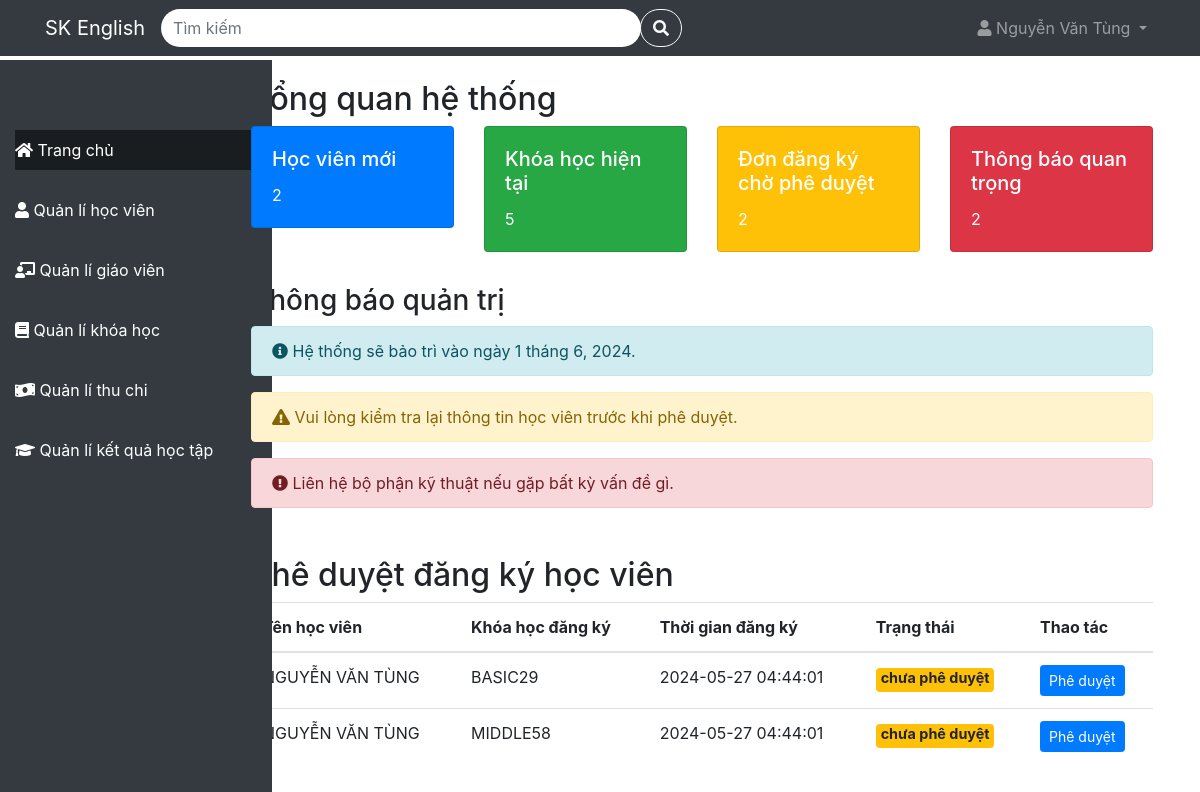
Page /QuanLiTrungTamTA/home on the earlier database version.
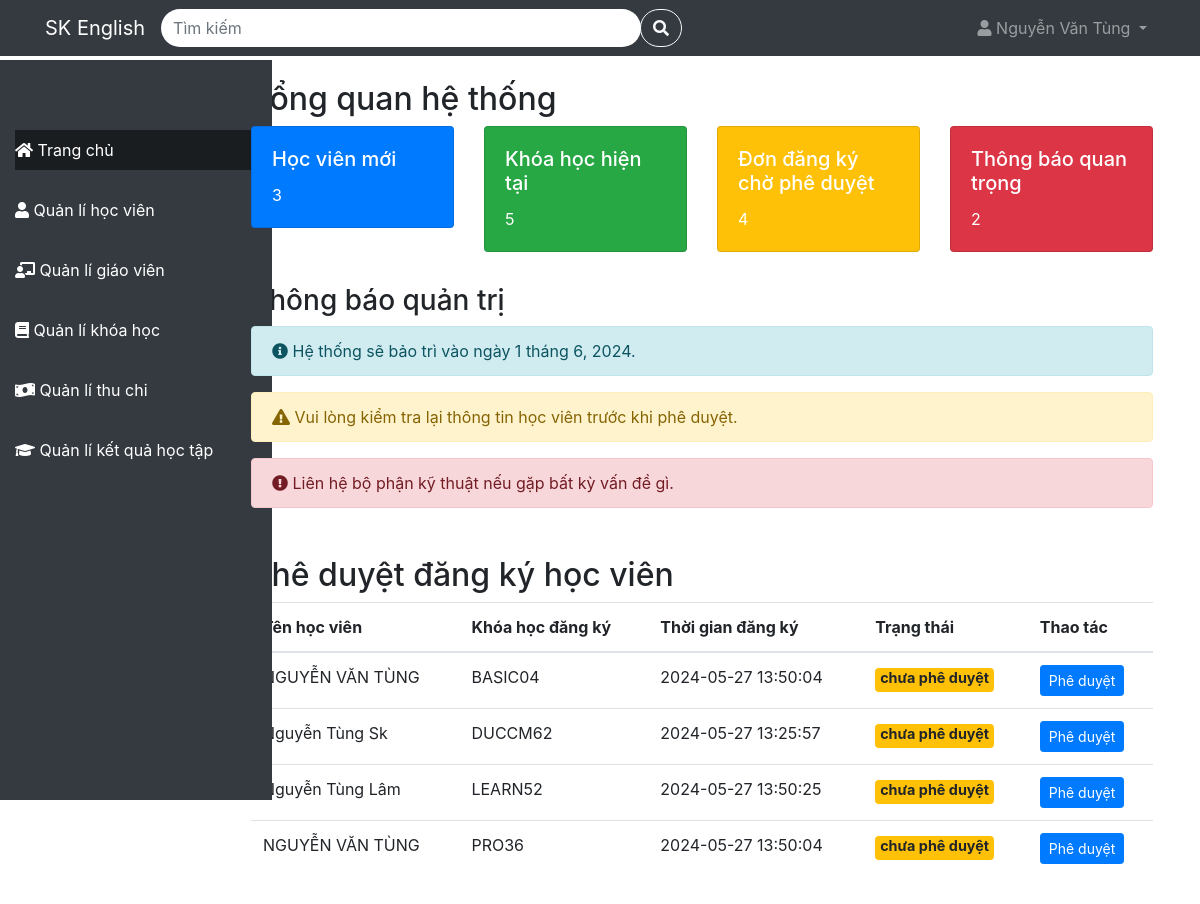
Same page on the later database version.
### tables this page shows
CREATE TABLE `webregistrations` (
  `name` varchar(100) NOT NULL,
  `address` varchar(100) NOT NULL,
  `phone` varchar(10) NOT NULL,
  `email` varchar(100) NOT NULL,
  `schedule_id` varchar(32) NOT NULL,
  `time` timestamp NOT NULL DEFAULT current_timestamp() ON UPDATE current_timestamp()
);

### app/Controller/HomeController.php (called while the page is built)
<?php
class HomeController {
    protected $config = [
        'host' => 'localhost',
        'dbname' => 'quanlytrungtamta',
        'user' => 'root',
        'password' => ''
    ];
    protected $db;
    public function __construct(){
        $this->db = new Database($this->config);
    }
    public function index() {
        $listWebRegistration = $this->db->table('webregistrations')->get();
        if(isset($listWebRegistration)){
            $countWebRegistration = count($listWebRegistration);
        }else{
            $countWebRegistration = 0;
        }
        $listCourse = $this->db->table('course')->get();
        if(isset($listCourse)){
            $countCourse = count($listCourse);
        }else{
            $countCourse = 0;
        }
        $listStudent = $this->db->table('students')->get();
        if(isset($listStudent)){
            $countStudent = count($listStudent);
        }else{
            $countStudent = 0;
        }
        include('./app/View/Home/home.php');
    }
}
?>

### index.php (called while the page is built, shortened)
<?php
include './app/Model/Model.php';
include './app/Route/Route.php';
include './app/Controller/HomeController.php';
$route = new Route();
$route->get('/', 'LandingController@index');
$route->post('/login', 'LoginController@index');
$route->post('/logout', 'LogoutController@index');
$route->post('/register', 'RegisterController@index');
$route->post('/forgotPassword', 'ForgotPasswordController@index');
$route->post('/courseRegistration', 'RegisterController@courseRegistration');
$route->get('/home', 'HomeController@index');
$route->get('/student', 'StudentController@index');
$route->post('/student/deleteStudent', 'StudentController@deleteStudent');
$route->post('/student/editStudent', 'StudentController@editStudent');
$route->post('/student/addStudent', 'RegistrationController@addStudent');
$route->get('/teacher', 'TeacherController@index');
$route->post('/teacher/addTeacher', 'TeacherController@addTeacher');
$route->post('/teacher/editTeacher', 'TeacherController@editTeacher');
$route->post('/teacher/deleteTeacher', 'TeacherController@deleteTeacher');
$route->get('/course', 'CourseController@index');
$route->post('/course/addCourse', 'CourseController@addCourse');
$route->post('/course/deleteCourse', 'CourseController@deleteCourse');
$route->post('/course/edit', 'CourseController@editCourse');
$route->get('/course/detail', 'CourseController@show@detailCourse.php');
$route->post('/course/addSchedule', 'ScheduleController@addSchedule');
$route->post('/course/deleteSchedule', 'ScheduleController@deleteSchedule');
$route->get('/payment', 'PaymentController@index');
$route->get('/achievement', 'AchievementController@index');
$requestUri = $_SERVER['REQUEST_URI'];
$route->handle($requestUri);
?>

### app/Model/Model.php (called while the page is built, shortened)
<?php
class Database {
    protected
        $table = '',
        $host = '',
        $user ='',
        $password = '',
        $dbname = '',
        $conn = null;
    public function __construct($config){
        $this->host = $config['host'];
        $this->user = $config['user'];
        $this->password = $config['password'];
        $this->dbname = $config['dbname'];
    }
    protected function connect(){
        try{
            $this->conn = new PDO("mysql:host=$this->host;dbname=$this->dbname", $this->user, $this->password);
            $this->conn->setAttribute(PDO::ATTR_ERRMODE, PDO::ERRMODE_EXCEPTION);
        }catch(PDOException $e){
            echo "Lỗi kết nối đến cơ sở dữ liệu: ".$e->getMessage();
        }
    }
    public function get($data = [])
    {
        try {
            if (empty($data)) {
                $sqlString = "select * from $this->table";
                $query = $this->conn->prepare($sqlString);
                $query->execute();
            } else {
                $stmt = join('=? and ', array_keys($data));
                $stmt .= '=?';
                $sqlString = "select * from $this->table where $stmt";
                $query = $this->conn->prepare($sqlString);
                $query->execute(array_values($data));
            }
            return $query->fetchAll(PDO::FETCH_ASSOC);
        } catch (PDOException $e) {
            $this->logToConsole("Lỗi đọc dữ liệu: " . $e->getMessage());
        }
    }
    public function table($table){
        $this->table = $table;
        return $this;
    }
}
?>

### app/View/Home/home.php (the view, shortened to what this page needs)
<!DOCTYPE html>
<html lang="en">
<head>
  <link rel="stylesheet" href="https://cdnjs.cloudflare.com/ajax/libs/font-awesome/5.15.4/css/all.min.css">
  <link rel="stylesheet" href="https://maxcdn.bootstrapcdn.com/bootstrap/4.5.2/css/bootstrap.min.css">
</head>
<body>
<?php include './app/View/Template/navbar.php' ?>
<?php include 'app/View/Template/sidebar.php' ?>
<div class="main-content">
    <div class="container mt-5">
        <section class="statistics mb-3">
            <h2>Tổng quan hệ thống</h2>
            <div class="row">
                <div class="col-md-3">
                    <div class="card text-white bg-primary mb-3">
                        <div class="card-body">
                            <h5 class="card-title">Học viên mới</h5>
                            <p class="card-text">
                              <?php echo $countStudent?>
                            </p>
                        </div>
                    </div>
                </div>
                <div class="col-md-3">
                    <div class="card text-white bg-success mb-3">
                        <div class="card-body">
                            <h5 class="card-title">Khóa học hiện tại</h5>
                            <p class="card-text">
                              <?php echo $countCourse?>
                            </p>
                        </div>
                    </div>
                </div>
                <div class="col-md-3">
                    <div class="card text-white bg-warning mb-3">
                        <div class="card-body">
                            <h5 class="card-title">Đơn đăng ký chờ phê duyệt</h5>
                            <p class="card-text">
                              <?php echo $countWebRegistration?>
                            </p>
                        </div>
                    </div>
                </div>
                <div class="col-md-3">
                    <div class="card text-white bg-danger mb-3">
                        <div class="card-body">
                            <h5 class="card-title">Thông báo quan trọng</h5>
                            <p class="card-text">2</p>
                        </div>
                    </div>
                </div>
            </div>
        </section>
        <section class="admin-announcements mb-5">
            <h3>Thông báo quản trị</h3>
            <div class="alert alert-info" role="alert">
                <i class="fas fa-info-circle"></i> Hệ thống sẽ bảo trì vào ngày 1 tháng 6, 2024.
            </div>
            <div class="alert alert-warning" role="alert">
                <i class="fas fa-exclamation-triangle"></i> Vui lòng kiểm tra lại thông tin học viên trước khi phê duyệt.
            </div>
            <div class="alert alert-danger" role="alert">
                <i class="fas fa-exclamation-circle"></i> Liên hệ bộ phận kỹ thuật nếu gặp bất kỳ vấn đề gì.
            </div>
        </section>
        <h2>Phê duyệt đăng ký học viên</h2>
        <div class="table-responsive">
            <table class="table">
                <thead>
                    <tr>
                        <th>Tên học viên</th>
                        <th>Khóa học đăng ký</th>
                        <th>Thời gian đăng ký</th>
                        <th>Trạng thái</th>
                        <th>Thao tác</th>
                    </tr>
                </thead>
                <tbody>
                    <?php foreach($listWebRegistration as $registration): ?>
                        <tr>
                            <td scope="row"><?php echo $registration['name']?></td>
                            <td><?php echo $registration['schedule_id']?></td>
                            <td><?php echo $registration['time']?></td>
                            <td>
                                <div class="badge bg-warning" style="height: 1.5rem;">
                                    <span style="font-size:1.2em;">chưa phê duyệt</span>
                                </div>
                            </td>
                            <td>
                               <button class="btn btn-primary btn-sm" onclick="buttonPheduyetClicked('<?php echo $registration['schedule_id']?>');">Phê duyệt</button>
                            </td>
                        </tr>
                    <?php endforeach; ?>
                </tbody>
            </table>
        </div>
    </div>
</div>
</body>
</html>

### app/Route/Route.php (shortened to what this page needs)
<?php
class Route {
    private $routes = [];
    public function get($url, $controllerAction) {
        $url = '/QuanLiTrungTamTA' . $url;
        $this->routes[$url] = $controllerAction;
    }
    public function post($url, $controllerAction) {
        $url = '/QuanLiTrungTamTA' . $url;
        $this->routes[$url] = $controllerAction;
    }
    public function handle($requestUri) {
        $url = parse_url($requestUri, PHP_URL_PATH);
        if (isset($this->routes[$url])) {
            $controllerAction = $this->routes[$url];
            $parts = explode('@', $controllerAction);
            $action = $parts[1];
            $param = null;
            $controller = new $controllerName();
            if(!isset($param))
                $controller->$action($param);
            else{
                $controller->$action($param);
            }
        } else {
            echo 'Router not found';
        }
    }
}
?>

### app/View/Template/navbar.php (shortened to what this page needs)
<nav class="navbar navbar-expand-lg navbar-dark bg-dark fixed-top">
  <div class="container">
    <a class="navbar-brand" href="/QuanLiTrungTamTA/home">SK English</a>
    <?php
      $url = $_SERVER['REQUEST_URI'];
      $url = parse_url($url, PHP_URL_PATH);
    ?>
    <form class="form-inline my-2 my-lg-0 mx-auto" action="<?php echo $url?>" method="GET">
      <div class="input-group">
        <input type="text" class="form-control rounded-pill border-0 flex-grow-1" style="width: 30em;" placeholder="Tìm kiếm" aria-label="Search" aria-describedby="search-addon" name="search">
        <div class="input-group-append">
          <button class="btn btn-outline-light rounded-pill" type="submit" id="search-addon">
            <i class="fa fa-search"></i>
          </button>
        </div>
      </div>
    </form>
    <div class="collapse navbar-collapse" id="navbarSupportedContent">
      <ul class="navbar-nav ml-auto">
        <li class="nav-item dropdown">
          <a class="nav-link dropdown-toggle" href="#" id="navbarDropdown" role="button" data-toggle="dropdown" aria-haspopup="true" aria-expanded="false">
            <i class="fa fa-user"></i> Nguyễn Văn Tùng
          </a>
        </li>
      </ul>
    </div>
  </div>
</nav>

### app/View/Template/sidebar.php
<?php
$current_page = $_SERVER['REQUEST_URI'];
$current_page = parse_url($current_page, PHP_URL_PATH);
$current_page = explode('/', $current_page);
$current_page = array_filter($current_page);
$current_page = end($current_page);
?>
<link rel="stylesheet" href=".\public\css\sidebar.css">
<link rel="stylesheet" href="..\public\css\sidebar.css">
<div class="sidebar">
  <ul class="navbar-nav">
    <li class="nav-item <?php if($current_page == 'home') echo 'active';?>">
      <a class="nav-link " href="/QuanLiTrungTamTA/home"><i class="fas fa-home"></i> Trang chủ</a>
    </li>
    <li class="nav-item <?php if($current_page == 'student') echo 'active';?>">
      <a class="nav-link " href="/QuanLiTrungTamTA/student"><i class="fas fa-user"></i> Quản lí học viên</a>
    </li>
    <li class="nav-item <?php if($current_page == 'teacher') echo 'active';?>">
      <a class="nav-link " href="/QuanLiTrungTamTA/teacher"><i class="fas fa-chalkboard-teacher"></i> Quản lí giáo viên</a>
    </li>
    <li class="nav-item <?php if($current_page == 'course') echo 'active';?>">
      <a class="nav-link " href="/QuanLiTrungTamTA/course"><i class="fas fa-book"></i> Quản lí khóa học</a>
    </li>
    <li class="nav-item <?php if($current_page == 'payment') echo 'active';?>">
      <a class="nav-link " href="/QuanLiTrungTamTA/payment"><i class="fas fa-money-bill-wave"></i> Quản lí thu chi</a>
    </li>
    <li class="nav-item <?php if($current_page == 'achievement') echo 'active';?>">
      <a class="nav-link " href="/QuanLiTrungTamTA/achievement"><i class="fas fa-graduation-cap"></i> Quản lí kết quả học tập</a>
    </li>
  </ul>
</div>

### public/css/sidebar.css (style rules this page uses)
.sidebar { position: fixed; left: 0; top: 60px; bottom: 0; height: calc(100vh - 60px); width: 17em; background-color: #343a40; padding-top: 60px; }
.sidebar ul.navbar-nav li { padding: 10px 15px; }
.sidebar ul.navbar-nav li a { color: #fff; }
.sidebar ul.navbar-nav li.active a { background-color: #1a1d20; }
.main-content { margin-left: 17%; padding: 2em; }

Differences in the rows shown:
removed webregistrations: name "NGUYỄN VĂN TÙNG", schedule_id "BASIC29", time "2024-05-27 04:44:01"
removed webregistrations: name "NGUYỄN VĂN TÙNG", schedule_id "MIDDLE58", time "2024-05-27 04:44:01"
added webregistrations: name "NGUYỄN VĂN TÙNG", schedule_id "BASIC04", time "2024-05-27 13:50:04"
added webregistrations: name "Nguyễn Tùng Sk", schedule_id "DUCCM62", time "2024-05-27 13:25:57"
added webregistrations: name "Nguyễn Tùng Lâm", schedule_id "LEARN52", time "2024-05-27 13:50:25"
added webregistrations: name "NGUYỄN VĂN TÙNG", schedule_id "PRO36", time "2024-05-27 13:50:04"
Other differences:
$countStudent: "2" → "3"
$countWebRegistration: "2" → "4"
